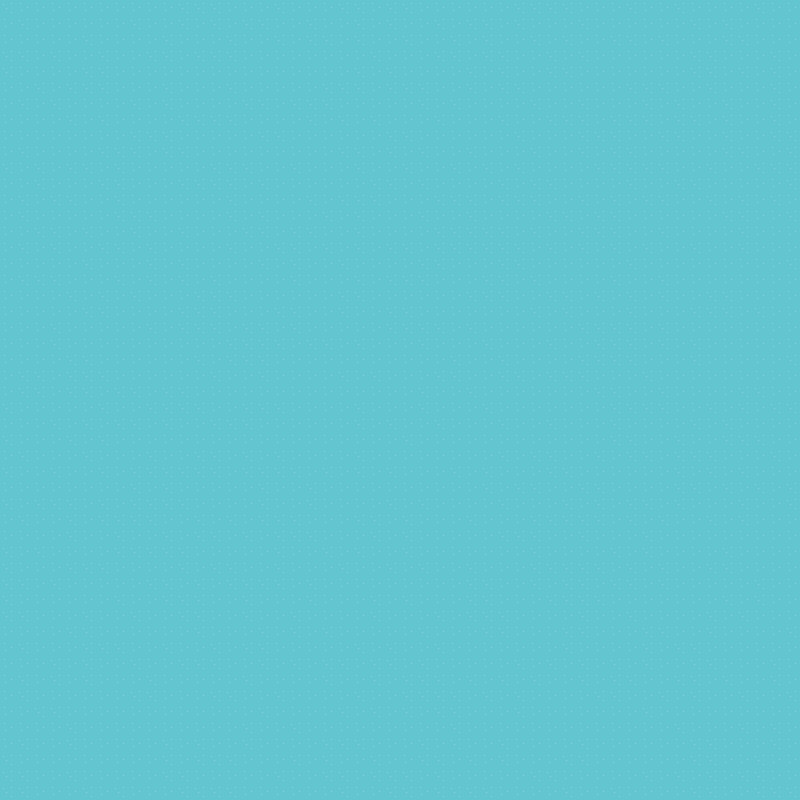

This is a level from a 2D game, rendered from its Tiled map with the project's own tilesets. A one-line summary and the map file follow, with tile-layer data summarised:
An orthogonal 50x50 tile map with 16x16 px tiles, 1 tile layer (Ground Terrain), 1 hidden layer not drawn.

<map version="1.4" tiledversion="1.4.3" orientation="orthogonal" renderorder="right-down" width="50" height="50" tilewidth="16" tileheight="16" infinite="0" nextlayerid="3" nextobjectid="1">
 <editorsettings>
  <export target="The Ocean.json" format="json" />
 </editorsettings>
 <tileset firstgid="1" source="roguelikeSheet.tsx" />
 <layer id="1" name="Ground Terrain" width="50" height="50">
  <data>[2500 cells, 2500 non-empty, 3 distinct tile ids]</data>
 </layer>
 <layer id="2" name="Collision" width="50" height="50" visible="0">
  <data>[2500 cells, 2500 non-empty, 1 distinct tile ids]</data>
 </layer>
</map>
